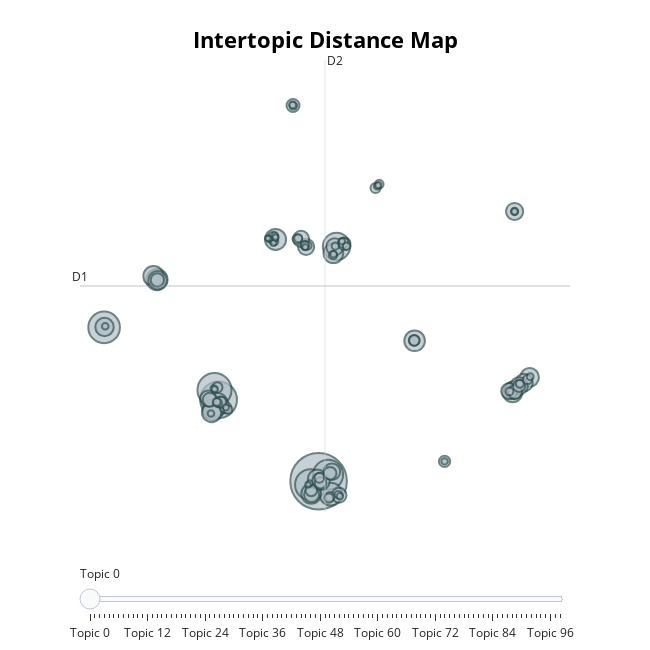

The code cell stored with this chart in its notebook:
### Code cell
topic_model_preprocessed.visualize_topics()
